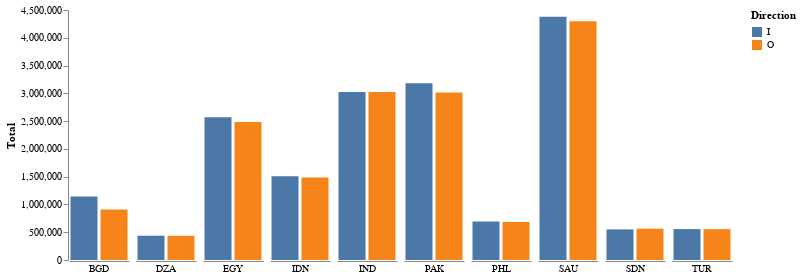

Notebook source saved alongside this figure:
### Code cell
alt.Chart(Top_10_Nats).mark_bar().encode(
    x=alt.X('Direction:O',axis=alt.Axis(title=None, labels=False, ticks=False)) ,
    y=alt.Y('Total:Q',axis = alt.Axis(grid=False)) ,
    color='Direction:N',
     column=alt.Column('Nationality:N', header=alt.Header(title=None, labelOrient='bottom')),
    tooltip=['Nationality','Direction','Total']).configure_view(
    stroke='transparent', 
).properties(height=250, width=60).configure_header(labelOrient='bottom',
                   labelPadding = 3).configure_facet(spacing=5
)

### Figure 1 — Vega-Lite specification as saved in the notebook (floating-point values rounded to 4 significant figures)
{"config": {"view": {"continuousWidth": 400, "continuousHeight": 300, "stroke": "transparent"}, "facet": {"spacing": 5}, "header": {"labelOrient": "bottom", "labelPadding": 3}}, "data": {"name": "data-4f2fb0e32f5a99a505c3fc3f867a3b11"}, "mark": "bar", "encoding": {"color": {"type": "nominal", "field": "Direction"}, "column": {"type": "nominal", "field": "Nationality", "header": {"labelOrient": "bottom", "title": null}}, "tooltip": [{"type": "nominal", "field": "Nationality"}, {"type": "nominal", "field": "Direction"}, {"type": "quantitative", "field": "Total"}], "x": {"type": "ordinal", "axis": {"labels": false, "ticks": false, "title": null}, "field": "Direction"}, "y": {"type": "quantitative", "axis": {"grid": false}, "field": "Total"}}, "height": 250, "width": 60, "$schema": "https://vega.github.io/schema/vega-lite/v4.8.1.json", "datasets": {"data-4f2fb0e32f5a99a505c3fc3f867a3b11": [{"Nationality": "SAU", "Direction": "I", "Total": 4378575}, {"Nationality": "SAU", "Direction": "O", "Total": 4296244}, {"Nationality": "PAK", "Direction": "I", "Total": 3181434}, {"Nationality": "IND", "Direction": "O", "Total": 3025770}, {"Nationality": "IND", "Direction": "I", "Total": 3025374}, {"Nationality": "PAK", "Direction": "O", "Total": 3015564}, {"Nationality": "EGY", "Direction": "I", "Total": 2570563}, {"Nationality": "EGY", "Direction": "O", "Total": 2484322}, {"Nationality": "IDN", "Direction": "I", "Total": 1508156}, {"Nationality": "IDN", "Direction": "O", "Total": 1483875}, {"Nationality": "BGD", "Direction": "I", "Total": 1141788}, {"Nationality": "BGD", "Direction": "O", "Total": 908988}, {"Nationality": "PHL", "Direction": "I", "Total": 693205}, {"Nationality": "PHL", "Direction": "O", "Total": 685366}, {"Nationality": "SDN", "Direction": "O", "Total": 564206}, {"Nationality": "TUR", "Direction": "I", "Total": 556719}, {"Nationality": "TUR", "Direction": "O", "Total": 554745}, {"Nationality": "SDN", "Direction": "I", "Total": 550398}, {"Nationality": "DZA", "Direction": "I", "Total": 436928}, {"Nationality": "DZA", "Direction": "O", "Total": 436080}]}}
